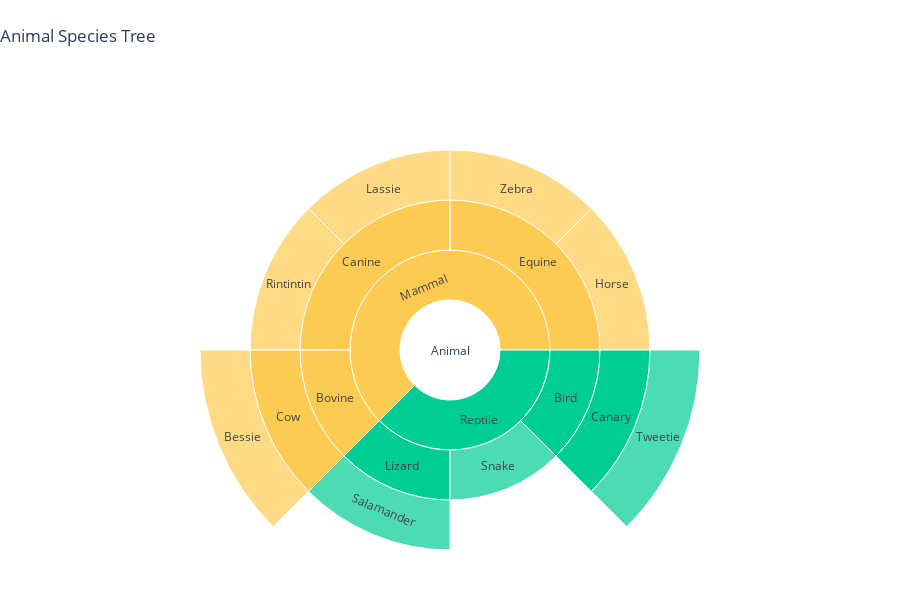

The code cell stored with this chart in its notebook:
### Markdown cell above
## Assignment 2.3

Display the information in the tree below as a Sunburst Chart.

<img src="species.jpg" alt="Figured obtained from http://people.cs.ksu.edu/~schmidt/300s05/">

Your chart should look like the following:

<img src="sunburst.png">

**Requirements:**
- Plot title
  - `Animal Species Tree`
- Make sure that all Mammals have a yellow color (with hex color "#fecb52"), and all Reptiles have a green color.
- The height of the graph needs to be 600

*Hints*:
- Examples of how to work with Sunburts charts can be found in the plot.ly documentation: https://plot.ly/python/sunburst-charts/
- In a sunburst plot you can also scale the size of the 'pie slices' based on a value, this is not necessary for this exercise.

### Code cell
# Code for assignment 2.3 in this cell
fig =go.Figure(go.Sunburst(
    labels=["Animal", "Mammal", "Reptile",
    "Equine", "Bovine", "Canine",
    "Lizard", "Snake", "Bird",
    "Salamander", "Canary", "Tweetie",
    "Horse", "Zebra", "Cow",
    "Bessie", "Lassie", "Rintintin"],
    
    parents=["", "Animal", "Animal", "Mammal", 
             "Mammal", "Mammal", "Reptile", 
             "Reptile", "Reptile", "Lizard","Bird","Canary","Equine","Equine","Bovine","Cow","Canine","Canine" ],
))

# Wijs kleuren toe aan Mammal en Reptile
colors = {
    "Mammal": "#fecb52",
    "Reptile": "#00cc96", 
    
}

fig.update_traces(
    marker=dict(
        colors=[colors.get(label, "") for label in fig.data[0].labels]
    ),
)

# Titel en height
fig.update_layout(
    title="Animal Species Tree",
    height=600
)

# fig.update_layout(margin=dict(t=0, b=0, r=0, l=0))
fig.update_layout(
    margin=dict(t=100, b=0, r=0, l=0),
    title=dict(
        y=0.95,
        x=0,
        xanchor="left",
        yanchor="top"
    )
)

# Weergeef Sunburst chart
fig.show()

### Figure 1 — Plotly figure (JSON) as saved in the notebook; plotly's stock layout.template omitted (floating-point values rounded to 4 significant figures)
{"data": [{"labels": ["Animal", "Mammal", "Reptile", "Equine", "Bovine", "Canine", "Lizard", "Snake", "Bird", "Salamander", "Canary", "Tweetie", "Horse", "Zebra", "Cow", "Bessie", "Lassie", "Rintintin"], "marker": {"colors": ["", "#fecb52", "#00cc96", "", "", "", "", "", "", "", "", "", "", "", "", "", "", ""]}, "parents": ["", "Animal", "Animal", "Mammal", "Mammal", "Mammal", "Reptile", "Reptile", "Reptile", "Lizard", "Bird", "Canary", "Equine", "Equine", "Bovine", "Cow", "Canine", "Canine"], "type": "sunburst"}], "layout": {"height": 600, "margin": {"b": 0, "l": 0, "r": 0, "t": 100}, "title": {"text": "Animal Species Tree", "x": 0, "xanchor": "left", "y": 0.95, "yanchor": "top"}}}
